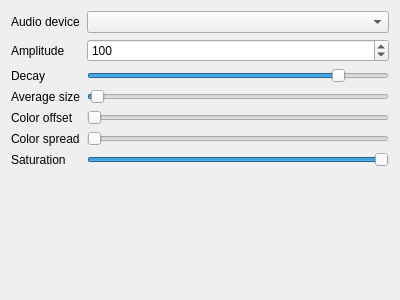
<?xml version="1.0" encoding="UTF-8"?>
<ui version="4.0">
 <class>AudioVUMeter</class>
 <widget class="QWidget" name="AudioVUMeter">
  <property name="geometry">
   <rect>
    <x>0</x>
    <y>0</y>
    <width>400</width>
    <height>300</height>
   </rect>
  </property>
  <property name="windowTitle">
   <string>Form</string>
  </property>
  <layout class="QGridLayout" name="gridLayout">
   <item row="7" column="0" colspan="2">
    <spacer name="verticalSpacer">
     <property name="orientation">
      <enum>Qt::Vertical</enum>
     </property>
     <property name="sizeHint" stdset="0">
      <size>
       <width>20</width>
       <height>40</height>
      </size>
     </property>
    </spacer>
   </item>
   <item row="4" column="0">
    <widget class="QLabel" name="label_5">
     <property name="text">
      <string>Color offset</string>
     </property>
    </widget>
   </item>
   <item row="6" column="0">
    <widget class="QLabel" name="label_7">
     <property name="text">
      <string>Saturation</string>
     </property>
    </widget>
   </item>
   <item row="2" column="1">
    <widget class="QSlider" name="decay">
     <property name="maximum">
      <number>100</number>
     </property>
     <property name="value">
      <number>85</number>
     </property>
     <property name="orientation">
      <enum>Qt::Horizontal</enum>
     </property>
    </widget>
   </item>
   <item row="5" column="1">
    <widget class="QSlider" name="color_spread">
     <property name="maximum">
      <number>100</number>
     </property>
     <property name="orientation">
      <enum>Qt::Horizontal</enum>
     </property>
    </widget>
   </item>
   <item row="0" column="1">
    <widget class="QComboBox" name="devices"/>
   </item>
   <item row="2" column="0">
    <widget class="QLabel" name="label_4">
     <property name="text">
      <string>Decay</string>
     </property>
    </widget>
   </item>
   <item row="3" column="0">
    <widget class="QLabel" name="label_3">
     <property name="text">
      <string>Average size</string>
     </property>
    </widget>
   </item>
   <item row="1" column="0">
    <widget class="QLabel" name="label_2">
     <property name="text">
      <string>Amplitude</string>
     </property>
    </widget>
   </item>
   <item row="4" column="1">
    <widget class="QSlider" name="color_offset">
     <property name="maximum">
      <number>360</number>
     </property>
     <property name="orientation">
      <enum>Qt::Horizontal</enum>
     </property>
    </widget>
   </item>
   <item row="0" column="0">
    <widget class="QLabel" name="label">
     <property name="text">
      <string>Audio device</string>
     </property>
    </widget>
   </item>
   <item row="1" column="1">
    <widget class="QSpinBox" name="amplitude">
     <property name="maximum">
      <number>10000000</number>
     </property>
     <property name="value">
      <number>100</number>
     </property>
    </widget>
   </item>
   <item row="3" column="1">
    <widget class="QSlider" name="average">
     <property name="minimum">
      <number>1</number>
     </property>
     <property name="maximum">
      <number>256</number>
     </property>
     <property name="value">
      <number>4</number>
     </property>
     <property name="orientation">
      <enum>Qt::Horizontal</enum>
     </property>
    </widget>
   </item>
   <item row="5" column="0">
    <widget class="QLabel" name="label_6">
     <property name="text">
      <string>Color spread</string>
     </property>
    </widget>
   </item>
   <item row="6" column="1">
    <widget class="QSlider" name="saturation">
     <property name="maximum">
      <number>255</number>
     </property>
     <property name="sliderPosition">
      <number>255</number>
     </property>
     <property name="orientation">
      <enum>Qt::Horizontal</enum>
     </property>
    </widget>
   </item>
  </layout>
 </widget>
 <resources/>
 <connections/>
</ui>
